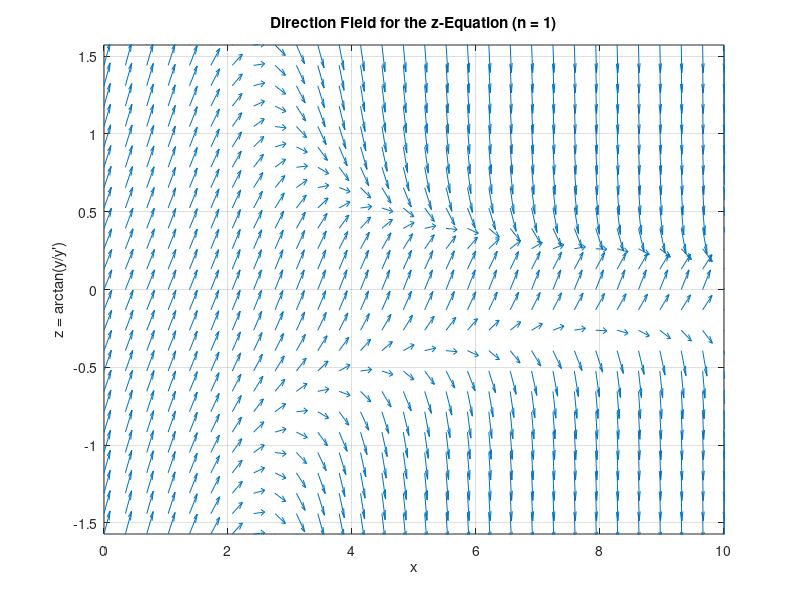
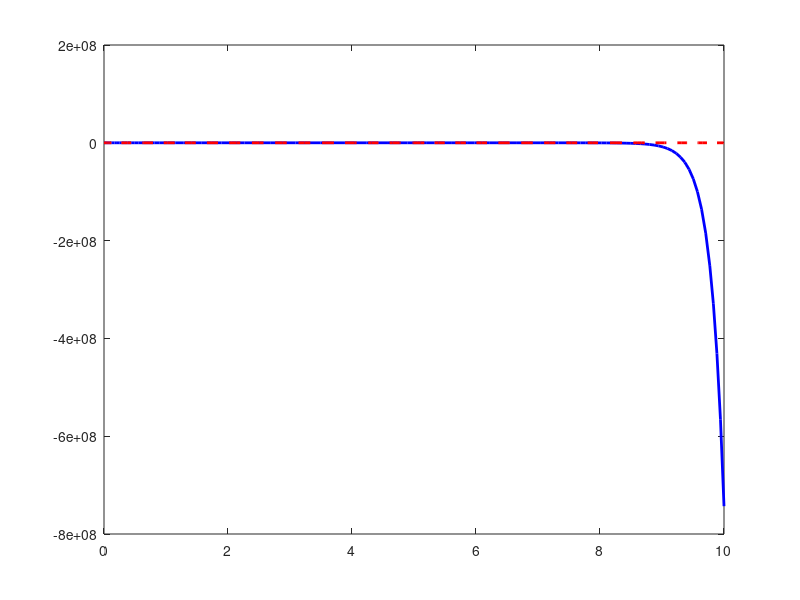

Here is the MATLAB script that generated these plots, in order: (Note: this script raises an error after producing the figures.)
%% Differential Equations Final Project -- PART 2: Parabolic Cylinder Equation
% shima samadi , mahyas javaheri
% Term: 1404_05 Second Semester | Instructor: Dr. Shameli

clc;
clear;
close all;
fprintf('\n============================================================\n');
fprintf('PART 2: Parabolic Cylinder Equation\n');
fprintf('============================================================\n');
fprintf(['a) Derivation: let z = arctan(y/y''), i.e. y = r*sin(z), y'' = r*cos(z)\n' ...
         '   (Pruefer transformation). Differentiating both relations and using\n' ...
         '   the original ODE  y'''' = -(n + 0.5 - x^2/4)*y  to eliminate y'''', the r''\n' ...
         '   terms cancel between the two equations and what remains is a single\n' ...
         '   first-order ODE purely in z:\n' ...
         '       dz/dx = cos(z)^2 + (n + 0.5 - x^2/4) * sin(z)^2\n\n']);
n_vals = [1, 5, 15];
xspan2 = [0, 10];
colors = {'b', 'r', 'g'};
x_c2_all = cell(1, length(n_vals));
Y_c2_all = cell(1, length(n_vals));
x_turn_all = zeros(1, length(n_vals));
for idx = 1:length(n_vals)
    n = n_vals(idx);
    x_turn = 2*sqrt(n + 0.5);
    x_turn_all(idx) = x_turn;
    fprintf('------------------------------------------------------------\n');
    fprintf('n = %d\n', n);
    fprintf('-----------------------------------------------------------\n');
    % b) Direction field of the z-equation for this n, x in [0,10], z in [-pi/2,pi/2]
    [X, Z] = meshgrid(linspace(0, 10, 30), linspace(-pi/2, pi/2, 25));
    DZ = cos(Z).^2 + (n + 0.5 - X.^2/4).*sin(Z).^2;
    DX = ones(size(DZ));
    Lm = sqrt(DX.^2 + DZ.^2);
    DX = DX./Lm; DZ = DZ./Lm;
    figure('Name', sprintf('Part 2: Direction Field (n=%d)', n), 'NumberTitle', 'off');
    quiver(X, Z, DX, DZ, 0.5);
    grid on;
    xlabel('x');
    ylabel('z = arctan(y/y'')');
    title(sprintf('Direction Field for the z-Equation (n = %d)', n));
    axis([0 10 -pi/2 pi/2]);
    fprintf('b) Turning point: x_t = 2*sqrt(n+0.5) = %.4f\n', x_turn);
    fprintf(['   Prediction: for x < x_t, (n+0.5-x^2/4) > 0, so dz/dx = cos(z)^2 +\n' ...
             '   (positive)*sin(z)^2 >= 0 everywhere -> z keeps advancing through\n' ...
             '   increasing angles -> y = r*sin(z) crosses zero repeatedly ->\n' ...
             '   OSCILLATORY behaviour near x = 0.\n' ...
             '   For x > x_t, (n+0.5-x^2/4) < 0, so dz/dx = cos(z)^2 - |...|*sin(z)^2\n' ...
             '   can go negative; z then settles near a fixed angle instead of\n' ...
             '   advancing through further cycles -> y stops crossing zero -> the\n' ...
             '   original solution becomes MONOTONIC (grows or decays) for x > x_t.\n' ...
             '   So yes: x_t is exactly the critical value where the qualitative\n' ...
             '   behaviour of y(x) is expected to change.\n\n']);
    % c)Numerical solution of the ORIGINAL equation for this n, both IC sets,
    %    plotted together
    ode_p2 = @(x, Y) [Y(2); -(n + 0.5 - x^2/4)*Y(1)];
    [x_c1, Y_c1] = ode45(ode_p2, xspan2, [1; 0]);   % y(0)=1, y'(0)=0
    [x_c2, Y_c2] = ode45(ode_p2, xspan2, [0; 1]);   % y(0)=0, y'(0)=1
    x_c2_all{idx} = x_c2;
    Y_c2_all{idx} = Y_c2;
    figure('Name', sprintf('Part 2: Solutions for n = %d', n), 'NumberTitle', 'off');
    plot(x_c1, Y_c1(:,1), 'b-', 'LineWidth', 2); hold on;
    plot(x_c2, Y_c2(:,1), 'r--', 'LineWidth', 2);
    xline(x_turn, 'k:', 'LineWidth', 1.5);
    grid on;
    xlabel('x');
    ylabel('y(x)');
    title(sprintf('Parabolic Cylinder Solotion for n=%d (dotted line = turning point)', n));
    legend('y(0)=1, y''(0)=0', 'y(0)=0, y''(0)=1', 'x_t (turning point)');
    % Quantitative check: does the oscillation actually stop near x_ t, as predicted?
    before_mask = x_c2 < x_turn;
    after_mask  = x_c2 >= x_turn;
    zc_before = sum(diff(sign(Y_c2(before_mask,1))) ~= 0);
    zc_after  = sum(diff(sign(Y_c2(after_mask,1))) ~= 0);
    fprintf('c) Zero-crossings of the y(0)=0 solution: %d for x < x_t, %d for x >= x_t.\n', ...
            zc_before, zc_after);
    fprintf(['   This is consistent with the prediction from part (b): the solution\n' ...
             '   oscillates below the turning point ane the crossing rate drops off\n' ...
             '   above it. Ths cutoff is sharpest for larger n (an asymptotic/WKB-type\n' ...
             '   result),so for n =1 the transition is only mild, while for n = 15 the\n' ...
             '   oscillation essentially stops entirely once x >= x_t.\n\n']);
    % d)/e) Compare to the previous n value
    if idx > 1
        fprintf('%s) Comparing n = %d to n = %d:\n', 'd/e', n, n_vals(idx-1));
        fprintf('   Turning point moved from x_t = %.4f to x_t = %.4f.\n', ...
                x_turn_all(idx-1), x_turn);
        fprintf(['   The oscillatory region is wider, and within it the local\n' ...
                 '   "frequency" sqrt(n+0.5-x^2/4) is larger, so the n = %d curve\n' ...
                 '   oscillates faster (shorter local wavelength) and keeps oscillating\n' ...
                 '   over a longer stretch of x before transitioning to monotonic growth,\n' ...
                 '   compared to n = %d.\n\n'], n, n_vals(idx-1));
    end
end
fprintf('------------------------------------------------------------\n');
fprintf(['e) Overall trend as n increases (1 -> 5 -> 15): the turning point\n' ...
         '   x_t = 2*sqrt(n+0.5) grows (%.3f -> %.3f -> %.3f), the oscillatory region\n' ...
         '   widens, the oscillations get faster, and the eventual monotonic\n' ...
         '   growth beyond x_t becomes steeper for larger n.\n\n'], ...
         x_turn_all(1), x_turn_all(2), x_turn_all(3));
% f) Overlay comparison of the y(0)=0 solutions for n = 1,5, 15
figure('Name', 'Part 2: Comparison of y(0)=0 Solutions Across n', 'NumberTitle', 'off');
hold on;
for i = 1:length(n_vals)
    plot(x_c2_all{i}, Y_c2_all{i}(:,1), colors{i}, 'LineWidth', 2, ...
         'DisplayName', sprintf('n=%d', n_vals(i)));
end
grid on;
xlabel('x');
ylabel('y(x)');
title('Comparison of y(0)=0, y''(0)=1 Solutions for n = 1, 5, 15');
legend('show');
fprintf('------------------------------------------------------------\n');
fprintf(['f) Comparing all three y(0) = 0 solutions:\n' ...
         '   Similarities:\n' ...
         '     - All three curves start at the identical initial state\n' ...
         '       (y(0) = 0, y''(0) = 1).\n' ...
         '     - All exhibit oscillatory behaviour for x < x_t and transition to\n' ...
         '       monotonic (exponential-like) growth for x > x_t.\n' ...
         '   Differences:\n' ...
         '     - As n increases (1 -> 5 -> 15), the turning point\n' ...
         '       x_t = 2*sqrt(n+0.5) moves further to the right (x_t = %.2f -> %.2f -> %.2f).\n' ...
         '     - Higher n values give a higher oscillation frequency in the range\n' ...
         '       0 <= x < x_t, and the eventual monotonic growth sets in later but\n' ...
         '       rises more steeply.\n\n'], x_turn_all(1), x_turn_all(2), x_turn_all(3));
fprintf('--- Part 2 Execution Completed Successfully ---\n');
